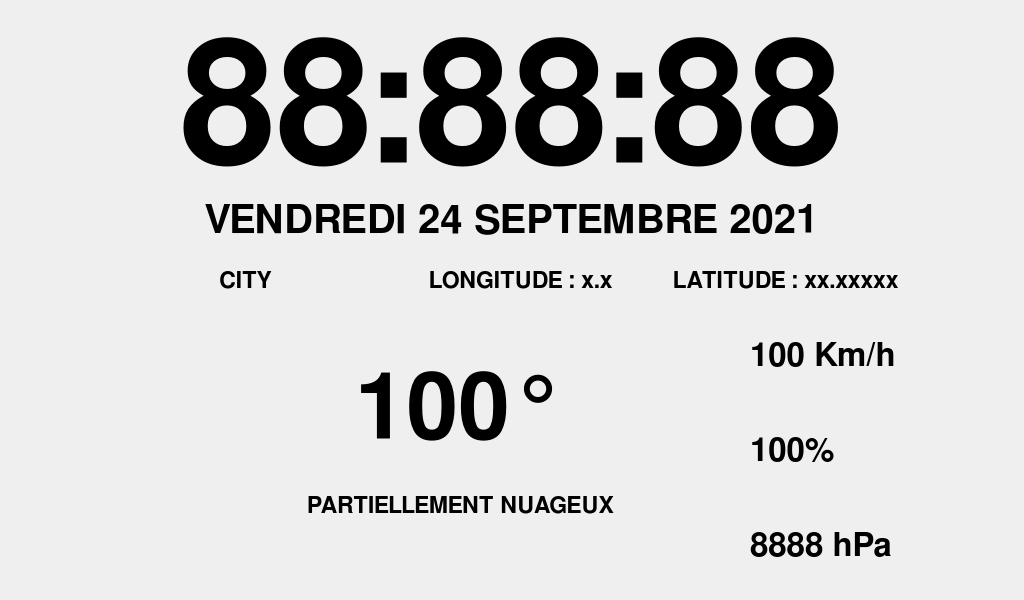
<?xml version="1.0" encoding="UTF-8"?>
<ui version="4.0">
 <class>MoonWeather</class>
 <widget class="QWidget" name="MoonWeather">
  <property name="geometry">
   <rect>
    <x>0</x>
    <y>0</y>
    <width>1024</width>
    <height>600</height>
   </rect>
  </property>
  <property name="minimumSize">
   <size>
    <width>1024</width>
    <height>600</height>
   </size>
  </property>
  <property name="maximumSize">
   <size>
    <width>1024</width>
    <height>600</height>
   </size>
  </property>
  <property name="font">
   <font>
    <family>Roboto Slab</family>
    <weight>50</weight>
    <bold>false</bold>
   </font>
  </property>
  <property name="windowTitle">
   <string>MoonWeather</string>
  </property>
  <widget class="QLabel" name="hour_lbl">
   <property name="geometry">
    <rect>
     <x>1</x>
     <y>30</y>
     <width>1021</width>
     <height>161</height>
    </rect>
   </property>
   <property name="font">
    <font>
     <family>FreeSans</family>
     <pointsize>130</pointsize>
     <weight>75</weight>
     <bold>true</bold>
    </font>
   </property>
   <property name="text">
    <string>88:88:88</string>
   </property>
   <property name="alignment">
    <set>Qt::AlignCenter</set>
   </property>
  </widget>
  <widget class="QLabel" name="date_lbl">
   <property name="geometry">
    <rect>
     <x>1</x>
     <y>190</y>
     <width>1021</width>
     <height>61</height>
    </rect>
   </property>
   <property name="font">
    <font>
     <family>FreeSans</family>
     <pointsize>30</pointsize>
     <weight>75</weight>
     <italic>false</italic>
     <bold>true</bold>
    </font>
   </property>
   <property name="text">
    <string>VENDREDI 24 SEPTEMBRE 2021</string>
   </property>
   <property name="textFormat">
    <enum>Qt::AutoText</enum>
   </property>
   <property name="alignment">
    <set>Qt::AlignCenter</set>
   </property>
  </widget>
  <widget class="QLabel" name="weather_pic">
   <property name="geometry">
    <rect>
     <x>20</x>
     <y>320</y>
     <width>256</width>
     <height>256</height>
    </rect>
   </property>
   <property name="minimumSize">
    <size>
     <width>256</width>
     <height>256</height>
    </size>
   </property>
   <property name="maximumSize">
    <size>
     <width>256</width>
     <height>256</height>
    </size>
   </property>
   <property name="text">
    <string/>
   </property>
   <property name="alignment">
    <set>Qt::AlignCenter</set>
   </property>
  </widget>
  <widget class="QLabel" name="city_lbl">
   <property name="geometry">
    <rect>
     <x>110</x>
     <y>270</y>
     <width>271</width>
     <height>21</height>
    </rect>
   </property>
   <property name="font">
    <font>
     <family>FreeSans</family>
     <pointsize>17</pointsize>
     <weight>75</weight>
     <italic>false</italic>
     <bold>true</bold>
    </font>
   </property>
   <property name="text">
    <string>CITY</string>
   </property>
   <property name="textFormat">
    <enum>Qt::AutoText</enum>
   </property>
   <property name="alignment">
    <set>Qt::AlignCenter</set>
   </property>
  </widget>
  <widget class="QLabel" name="temperature_lbl">
   <property name="geometry">
    <rect>
     <x>290</x>
     <y>370</y>
     <width>341</width>
     <height>81</height>
    </rect>
   </property>
   <property name="font">
    <font>
     <family>FreeSans</family>
     <pointsize>70</pointsize>
     <weight>75</weight>
     <italic>false</italic>
     <bold>true</bold>
    </font>
   </property>
   <property name="text">
    <string>100°</string>
   </property>
   <property name="textFormat">
    <enum>Qt::AutoText</enum>
   </property>
   <property name="alignment">
    <set>Qt::AlignCenter</set>
   </property>
  </widget>
  <widget class="QLabel" name="conditions_lbl">
   <property name="geometry">
    <rect>
     <x>290</x>
     <y>480</y>
     <width>341</width>
     <height>51</height>
    </rect>
   </property>
   <property name="font">
    <font>
     <family>FreeSans</family>
     <pointsize>17</pointsize>
     <weight>75</weight>
     <italic>false</italic>
     <bold>true</bold>
    </font>
   </property>
   <property name="text">
    <string>PARTIELLEMENT NUAGEUX</string>
   </property>
   <property name="textFormat">
    <enum>Qt::AutoText</enum>
   </property>
   <property name="alignment">
    <set>Qt::AlignCenter</set>
   </property>
  </widget>
  <widget class="QLabel" name="wind_pic_lbl">
   <property name="geometry">
    <rect>
     <x>650</x>
     <y>320</y>
     <width>80</width>
     <height>80</height>
    </rect>
   </property>
   <property name="minimumSize">
    <size>
     <width>80</width>
     <height>80</height>
    </size>
   </property>
   <property name="maximumSize">
    <size>
     <width>80</width>
     <height>80</height>
    </size>
   </property>
   <property name="text">
    <string/>
   </property>
   <property name="textFormat">
    <enum>Qt::AutoText</enum>
   </property>
  </widget>
  <widget class="QLabel" name="pressure_pic_lbl">
   <property name="geometry">
    <rect>
     <x>650</x>
     <y>500</y>
     <width>80</width>
     <height>80</height>
    </rect>
   </property>
   <property name="minimumSize">
    <size>
     <width>80</width>
     <height>80</height>
    </size>
   </property>
   <property name="maximumSize">
    <size>
     <width>80</width>
     <height>80</height>
    </size>
   </property>
   <property name="text">
    <string/>
   </property>
   <property name="textFormat">
    <enum>Qt::AutoText</enum>
   </property>
  </widget>
  <widget class="QLabel" name="humidity_pic_lbl">
   <property name="geometry">
    <rect>
     <x>650</x>
     <y>410</y>
     <width>80</width>
     <height>80</height>
    </rect>
   </property>
   <property name="minimumSize">
    <size>
     <width>80</width>
     <height>80</height>
    </size>
   </property>
   <property name="maximumSize">
    <size>
     <width>80</width>
     <height>80</height>
    </size>
   </property>
   <property name="text">
    <string/>
   </property>
   <property name="textFormat">
    <enum>Qt::AutoText</enum>
   </property>
  </widget>
  <widget class="QLabel" name="wind_speed_lbl">
   <property name="geometry">
    <rect>
     <x>750</x>
     <y>330</y>
     <width>161</width>
     <height>51</height>
    </rect>
   </property>
   <property name="font">
    <font>
     <family>FreeSans</family>
     <pointsize>25</pointsize>
     <weight>75</weight>
     <italic>false</italic>
     <bold>true</bold>
    </font>
   </property>
   <property name="text">
    <string>100 Km/h</string>
   </property>
   <property name="textFormat">
    <enum>Qt::AutoText</enum>
   </property>
   <property name="alignment">
    <set>Qt::AlignLeading|Qt::AlignLeft|Qt::AlignVCenter</set>
   </property>
  </widget>
  <widget class="QLabel" name="humidity_percent_lbl">
   <property name="geometry">
    <rect>
     <x>750</x>
     <y>425</y>
     <width>161</width>
     <height>51</height>
    </rect>
   </property>
   <property name="font">
    <font>
     <family>FreeSans</family>
     <pointsize>25</pointsize>
     <weight>75</weight>
     <italic>false</italic>
     <bold>true</bold>
    </font>
   </property>
   <property name="text">
    <string>100%</string>
   </property>
   <property name="textFormat">
    <enum>Qt::AutoText</enum>
   </property>
   <property name="alignment">
    <set>Qt::AlignLeading|Qt::AlignLeft|Qt::AlignVCenter</set>
   </property>
  </widget>
  <widget class="QLabel" name="pressure_rate_lbl">
   <property name="geometry">
    <rect>
     <x>750</x>
     <y>520</y>
     <width>161</width>
     <height>51</height>
    </rect>
   </property>
   <property name="font">
    <font>
     <family>FreeSans</family>
     <pointsize>25</pointsize>
     <weight>75</weight>
     <italic>false</italic>
     <bold>true</bold>
    </font>
   </property>
   <property name="text">
    <string>8888 hPa</string>
   </property>
   <property name="textFormat">
    <enum>Qt::AutoText</enum>
   </property>
   <property name="alignment">
    <set>Qt::AlignLeading|Qt::AlignLeft|Qt::AlignVCenter</set>
   </property>
  </widget>
  <widget class="QLabel" name="longitude_lbl">
   <property name="geometry">
    <rect>
     <x>390</x>
     <y>270</y>
     <width>261</width>
     <height>21</height>
    </rect>
   </property>
   <property name="font">
    <font>
     <family>FreeSans</family>
     <pointsize>17</pointsize>
     <weight>75</weight>
     <italic>false</italic>
     <bold>true</bold>
    </font>
   </property>
   <property name="text">
    <string>LONGITUDE : x.x</string>
   </property>
   <property name="textFormat">
    <enum>Qt::AutoText</enum>
   </property>
   <property name="alignment">
    <set>Qt::AlignCenter</set>
   </property>
  </widget>
  <widget class="QLabel" name="latitude_lbl">
   <property name="geometry">
    <rect>
     <x>660</x>
     <y>270</y>
     <width>251</width>
     <height>21</height>
    </rect>
   </property>
   <property name="font">
    <font>
     <family>FreeSans</family>
     <pointsize>17</pointsize>
     <weight>75</weight>
     <italic>false</italic>
     <bold>true</bold>
    </font>
   </property>
   <property name="text">
    <string>LATITUDE : xx.xxxxx</string>
   </property>
   <property name="textFormat">
    <enum>Qt::AutoText</enum>
   </property>
   <property name="alignment">
    <set>Qt::AlignCenter</set>
   </property>
  </widget>
 </widget>
 <resources/>
 <connections/>
</ui>
